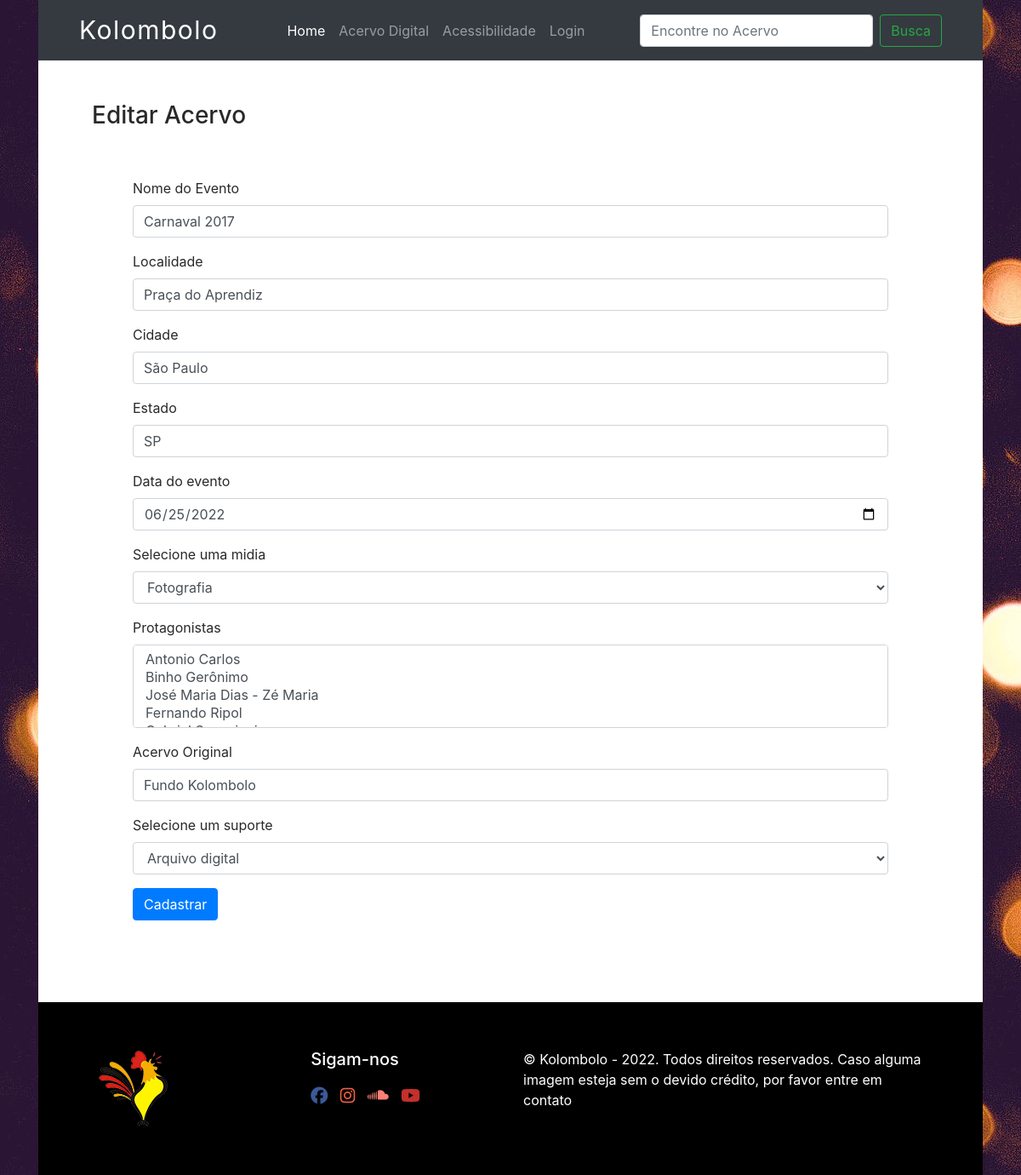
The page /edit-acervo/1 on the database as committed earlier.
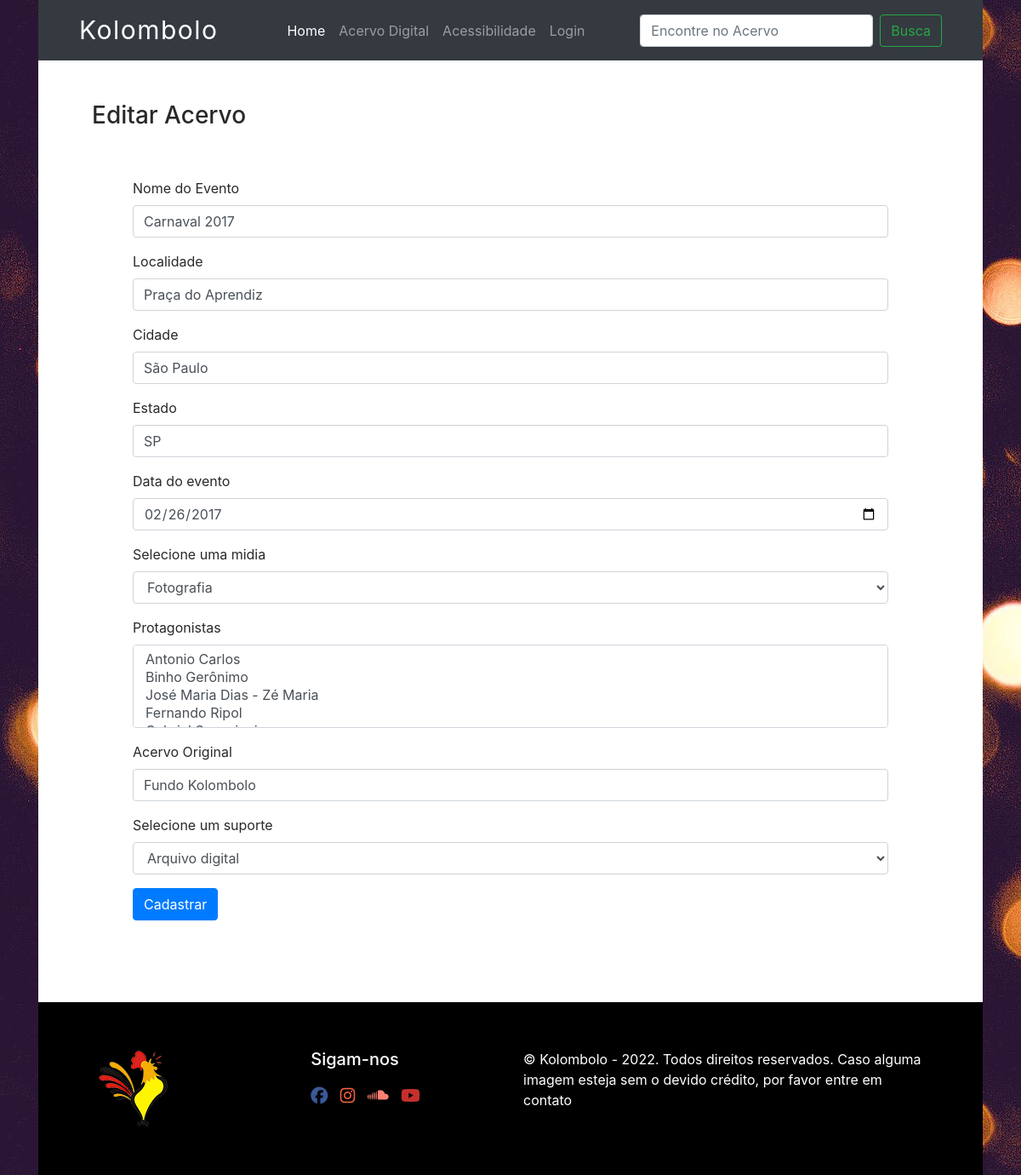
The same page on the database as committed later.
### database.py (models this page shows, shortened)
class Acervo(Base):
    __tablename__='acervo'
    id=Column(Integer(), primary_key=True, autoincrement=True)
    name=Column(String(80), nullable=False)
    localidade=Column(String(80), nullable=False)
    cidade=Column(String(80), nullable=False)
    estado=Column(String(80), nullable=False)
    data_created=Column(String(40), nullable=False)
    origem=Column(String(80), nullable=False)
    autor_id = Column(Integer, ForeignKey('autor.id'))
    tipo_id = Column(Integer, ForeignKey("tipo.id"))
    tipo = relationship("Midia", backref=backref("tipo", uselist=False))
    suporte_id = Column(Integer, ForeignKey("suporte.id"))
    suporte = relationship("Suporte", backref=backref("suporte", uselist=False))
    protagonistas = relationship('Protagonista', secondary=acervo_protagonista, backref='acervos'  )

### app.py (the view, shortened to what this page needs)
@app.route("/edit-acervo/<int:acervo_id>", methods=["GET", "POST"])
def edit_acervo(acervo_id):
    acervo = local_session.query(Acervo).get(acervo_id)
    edit_acervo = AcervoForm(
        evento=acervo.name,
        localidade=acervo.localidade,
        cidade=acervo.cidade,
        estado=acervo.estado,
        original=acervo.origem,
        data_created = datetime.strptime(acervo.data_created, "%Y-%m-%d"),
        midia = acervo.tipo_id,
        suporte = acervo.suporte_id
    )
    edit_acervo.midia.choices = [(midia.id, midia.name) for midia in local_session.query(Midia).all()]
    edit_acervo.suporte.choices = [(suporte.id, suporte.name) for suporte in local_session.query(Suporte).all()]
    edit_acervo.protagonistas.choices = [(protagonista.id, protagonista.name) for protagonista in local_session.query(Protagonista).all()]
    return render_template("acervo.html", form=edit_acervo, is_edit=True)

### forms.py
class AcervoForm(FlaskForm):
    evento = StringField("Nome do Evento", validators=[DataRequired(MENSAGEM_PADRAO)])
    localidade = StringField("Localidade", validators=[DataRequired(MENSAGEM_PADRAO)])
    cidade = StringField("Cidade", validators=[DataRequired(MENSAGEM_PADRAO)])
    estado = StringField("Estado", validators=[DataRequired(MENSAGEM_PADRAO)])
    data_created = DateField("Data do evento", format="%Y-%m-%d")
    midia = SelectField("Selecione uma midia", validate_choice=True, choices=[], coerce=int)
    protagonistas = SelectMultipleField("Protagonistas", validate_choice=True, choices=[], coerce=int)
    original = StringField("Acervo Original", validators=[DataRequired(MENSAGEM_PADRAO)])
    suporte = SelectField("Selecione um suporte", validate_choice=True, choices=[], coerce=int)
    submit = SubmitField("Cadastrar")

### templates/acervo.html (shortened to what this page needs)
{% extends "base.html" %}
{% import "bootstrap/wtf.html" as wtf %}
{% block content %}
<div class="container px-5">
{% if is_edit: %}
  <h3>Editar Acervo</h3>
{% else: %}
  <h3>Cadastro de Acervo</h3>
{% endif %}
  <div class="container p-5">
  <form method="post">
    {{ wtf.quick_form(form, novalidate=True, button_map={"submit": "primary"}) }}
  </form>
  </div>
</div>
{% endblock %}

Rows that differ between the two databases and show on the page:
changed Acervo "Praça do Aprendiz": data_created "06/25/2022" → "02/26/2017"
